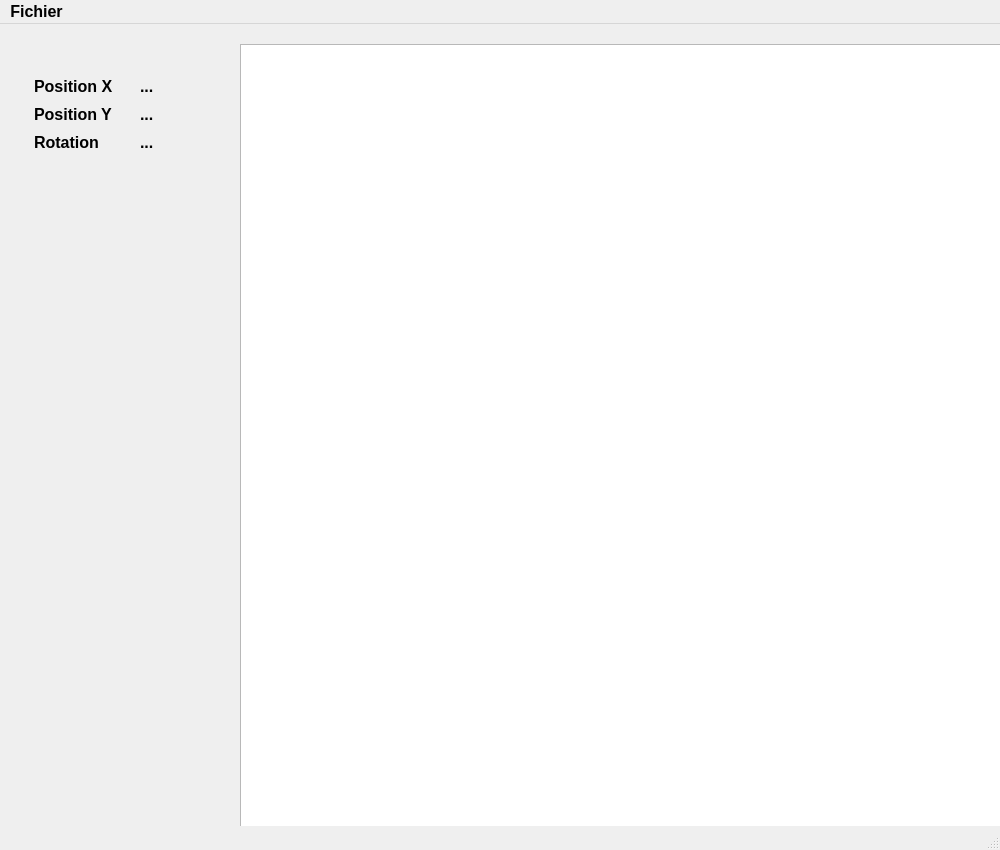
<?xml version="1.0" encoding="UTF-8"?>
<ui version="4.0">
 <class>TwoDV</class>
 <widget class="QMainWindow" name="TwoDV">
  <property name="geometry">
   <rect>
    <x>0</x>
    <y>0</y>
    <width>1000</width>
    <height>850</height>
   </rect>
  </property>
  <property name="sizePolicy">
   <sizepolicy hsizetype="Fixed" vsizetype="Fixed">
    <horstretch>0</horstretch>
    <verstretch>0</verstretch>
   </sizepolicy>
  </property>
  <property name="minimumSize">
   <size>
    <width>700</width>
    <height>700</height>
   </size>
  </property>
  <property name="maximumSize">
   <size>
    <width>16777215</width>
    <height>16777215</height>
   </size>
  </property>
  <property name="font">
   <font>
    <family>Arial</family>
    <pointsize>12</pointsize>
    <weight>75</weight>
    <bold>true</bold>
   </font>
  </property>
  <property name="windowTitle">
   <string>TwoDV</string>
  </property>
  <widget class="QWidget" name="centralwidget">
   <widget class="QWidget" name="">
    <property name="geometry">
     <rect>
      <x>140</x>
      <y>50</y>
      <width>121</width>
      <height>83</height>
     </rect>
    </property>
    <layout class="QVBoxLayout" name="verticalLayout">
     <item>
      <widget class="QLabel" name="LabelPosX">
       <property name="sizePolicy">
        <sizepolicy hsizetype="Fixed" vsizetype="Fixed">
         <horstretch>0</horstretch>
         <verstretch>0</verstretch>
        </sizepolicy>
       </property>
       <property name="text">
        <string>...</string>
       </property>
       <property name="alignment">
        <set>Qt::AlignLeading|Qt::AlignLeft|Qt::AlignVCenter</set>
       </property>
      </widget>
     </item>
     <item>
      <widget class="QLabel" name="LabelPosY">
       <property name="sizePolicy">
        <sizepolicy hsizetype="Fixed" vsizetype="Fixed">
         <horstretch>0</horstretch>
         <verstretch>0</verstretch>
        </sizepolicy>
       </property>
       <property name="text">
        <string>...</string>
       </property>
      </widget>
     </item>
     <item>
      <widget class="QLabel" name="label">
       <property name="sizePolicy">
        <sizepolicy hsizetype="Fixed" vsizetype="Fixed">
         <horstretch>0</horstretch>
         <verstretch>0</verstretch>
        </sizepolicy>
       </property>
       <property name="text">
        <string>...</string>
       </property>
      </widget>
     </item>
    </layout>
   </widget>
   <widget class="QWidget" name="">
    <property name="geometry">
     <rect>
      <x>34</x>
      <y>50</y>
      <width>100</width>
      <height>83</height>
     </rect>
    </property>
    <layout class="QVBoxLayout" name="verticalLayout_2">
     <item>
      <widget class="QLabel" name="LabelPosX_2">
       <property name="sizePolicy">
        <sizepolicy hsizetype="Fixed" vsizetype="Fixed">
         <horstretch>0</horstretch>
         <verstretch>0</verstretch>
        </sizepolicy>
       </property>
       <property name="text">
        <string>Position X</string>
       </property>
      </widget>
     </item>
     <item>
      <widget class="QLabel" name="LabelPosY_2">
       <property name="sizePolicy">
        <sizepolicy hsizetype="Fixed" vsizetype="Fixed">
         <horstretch>0</horstretch>
         <verstretch>0</verstretch>
        </sizepolicy>
       </property>
       <property name="text">
        <string>Position Y</string>
       </property>
      </widget>
     </item>
     <item>
      <widget class="QLabel" name="label_2">
       <property name="sizePolicy">
        <sizepolicy hsizetype="Fixed" vsizetype="Fixed">
         <horstretch>0</horstretch>
         <verstretch>0</verstretch>
        </sizepolicy>
       </property>
       <property name="text">
        <string>Rotation</string>
       </property>
      </widget>
     </item>
    </layout>
   </widget>
   <widget class="QGraphicsView" name="graphicsView">
    <property name="geometry">
     <rect>
      <x>240</x>
      <y>20</y>
      <width>850</width>
      <height>850</height>
     </rect>
    </property>
    <property name="sizePolicy">
     <sizepolicy hsizetype="Fixed" vsizetype="Fixed">
      <horstretch>0</horstretch>
      <verstretch>0</verstretch>
     </sizepolicy>
    </property>
    <property name="minimumSize">
     <size>
      <width>700</width>
      <height>700</height>
     </size>
    </property>
    <property name="maximumSize">
     <size>
      <width>16777215</width>
      <height>16777215</height>
     </size>
    </property>
    <property name="mouseTracking">
     <bool>false</bool>
    </property>
    <property name="toolTipDuration">
     <number>0</number>
    </property>
    <property name="verticalScrollBarPolicy">
     <enum>Qt::ScrollBarAsNeeded</enum>
    </property>
    <property name="horizontalScrollBarPolicy">
     <enum>Qt::ScrollBarAsNeeded</enum>
    </property>
    <property name="sceneRect">
     <rectf>
      <x>0.000000000000000</x>
      <y>0.000000000000000</y>
      <width>0.000000000000000</width>
      <height>0.000000000000000</height>
     </rectf>
    </property>
   </widget>
  </widget>
  <widget class="QMenuBar" name="menubar">
   <property name="geometry">
    <rect>
     <x>0</x>
     <y>0</y>
     <width>1000</width>
     <height>26</height>
    </rect>
   </property>
   <widget class="QMenu" name="menuFichier">
    <property name="title">
     <string>Fichier</string>
    </property>
    <addaction name="action2D_Viewer"/>
    <addaction name="actionNouvel_l_ment"/>
    <addaction name="actionPropri_t_s"/>
   </widget>
   <addaction name="menuFichier"/>
  </widget>
  <widget class="QStatusBar" name="statusbar"/>
  <action name="actionPropri_t_s">
   <property name="text">
    <string>Propriétés</string>
   </property>
  </action>
  <action name="actionNouvel_l_ment">
   <property name="text">
    <string>Nouvel élément</string>
   </property>
  </action>
  <action name="action2D_Viewer">
   <property name="text">
    <string>2D Viewer</string>
   </property>
  </action>
 </widget>
 <resources/>
 <connections/>
</ui>
